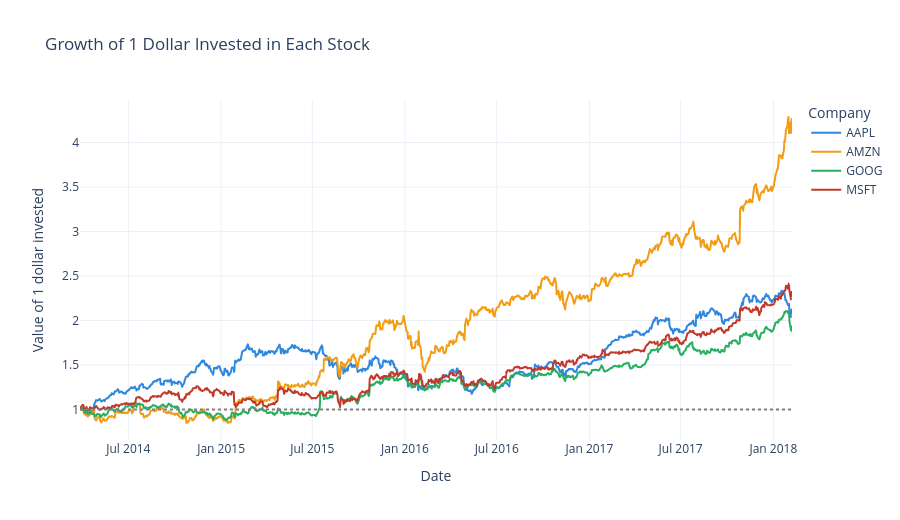

Source (notebook cell):
### Markdown cell above
### 4.3 Visualize the Growth Over Time

**Chart 2.** This line chart shows how 1 dollar invested in each stock on the first day would have grown. The dotted line at 1.0 is the break-even level: below it, the investment is losing money.

### Code cell
fig = px.line(
    all_data,
    x="date",
    y="cumulative_return",
    color="Name",
    color_discrete_map=COLORS,
    title="Growth of 1 Dollar Invested in Each Stock",
    labels={"date": "Date", "cumulative_return": "Value of 1 dollar invested"},
)
fig.add_hline(y=1, line_dash="dot", line_color="grey")

save_chart(fig, "02_growth_of_one_dollar")

### Figure 1 — Plotly figure (JSON) as saved in the notebook; plotly's stock layout.template omitted (floating-point values rounded to 4 significant figures; data arrays with more than 128 entries replaced by an {"elided": "..."} marker saying what was removed)
{"data": [{"hovertemplate": "Name=AAPL<br>Date=%{x}<br>Value of 1 dollar invested=%{y}<extra></extra>", "legendgroup": "AAPL", "line": {"color": "#2E86DE", "dash": "solid"}, "marker": {"symbol": "circle"}, "mode": "lines", "name": "AAPL", "showlegend": true, "type": "scattergl", "x": {"elided": "975 str values"}, "xaxis": "x", "y": {"elided": "975 float values"}, "yaxis": "y"}, {"hovertemplate": "Name=AMZN<br>Date=%{x}<br>Value of 1 dollar invested=%{y}<extra></extra>", "legendgroup": "AMZN", "line": {"color": "#F39C12", "dash": "solid"}, "marker": {"symbol": "circle"}, "mode": "lines", "name": "AMZN", "showlegend": true, "type": "scattergl", "x": {"elided": "975 str values"}, "xaxis": "x", "y": {"elided": "975 float values"}, "yaxis": "y"}, {"hovertemplate": "Name=GOOG<br>Date=%{x}<br>Value of 1 dollar invested=%{y}<extra></extra>", "legendgroup": "GOOG", "line": {"color": "#27AE60", "dash": "solid"}, "marker": {"symbol": "circle"}, "mode": "lines", "name": "GOOG", "showlegend": true, "type": "scattergl", "x": {"elided": "975 str values"}, "xaxis": "x", "y": {"elided": "975 float values"}, "yaxis": "y"}, {"hovertemplate": "Name=MSFT<br>Date=%{x}<br>Value of 1 dollar invested=%{y}<extra></extra>", "legendgroup": "MSFT", "line": {"color": "#C0392B", "dash": "solid"}, "marker": {"symbol": "circle"}, "mode": "lines", "name": "MSFT", "showlegend": true, "type": "scattergl", "x": {"elided": "975 str values"}, "xaxis": "x", "y": {"elided": "975 float values"}, "yaxis": "y"}], "layout": {"height": 520, "legend": {"title": {"text": "Company"}, "tracegroupgap": 0}, "shapes": [{"line": {"color": "grey", "dash": "dot"}, "type": "line", "x0": 0, "x1": 1, "xref": "x domain", "y0": 1, "y1": 1, "yref": "y"}], "title": {"text": "Growth of 1 Dollar Invested in Each Stock"}, "xaxis": {"anchor": "y", "domain": [0, 1], "title": {"text": "Date"}}, "yaxis": {"anchor": "x", "domain": [0, 1], "title": {"text": "Value of 1 dollar invested"}}}}
